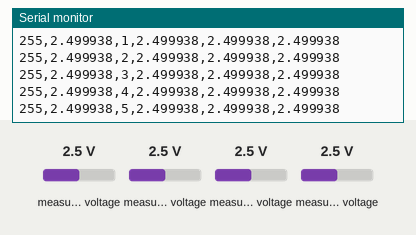
Bench run of a program on a simulated ESP32. On the bench: the last lines printed to the serial monitor. Inputs (shaded band) come from the test bench; at power-on: measured voltage 2.5 V.

Above: at 6.0 s.
6.1 s: measured voltage (sensor 200) set to 0.1 V
At 6.16 s:
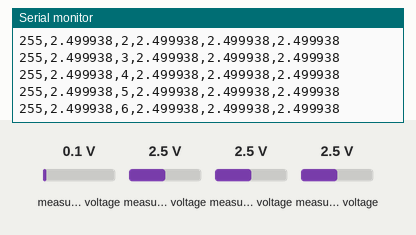
7.6 s: measured voltage (sensor 201) set to 0.1 V
At 7.62 s:
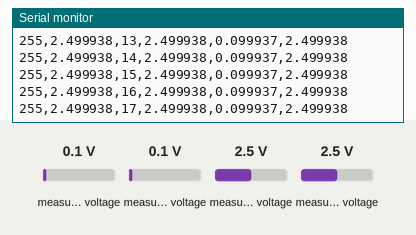
9.1 s: measured voltage (sensor 202) set to 0.1 V
At 9.23 s:
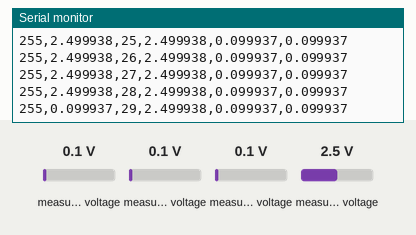
10.6 s: measured voltage (sensor 203) set to 0.1 V
At 10.69 s:
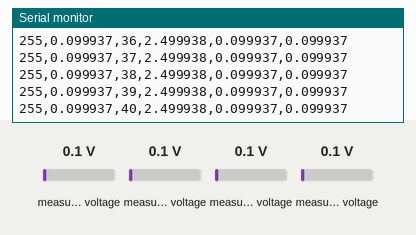
12.1 s: measured voltage (sensor 200) set to 1.2 V
At 12.16 s:
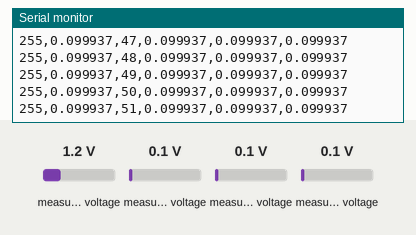
13.6 s: measured voltage (sensor 201) set to 1.2 V
At 13.63 s:
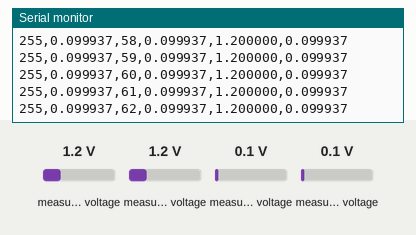
Timing chart, 0 to 16.1 s (numbered marks = the images above; inputs shaded):
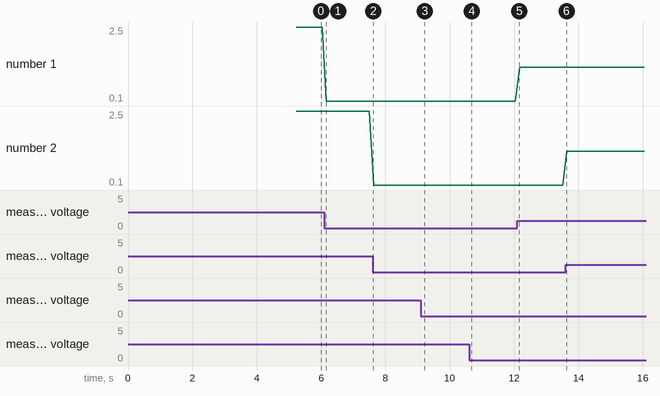

Measured:
- after the input at 9.1 s, the serial monitor: prints a new line at once (image 3)
- plotted number 1: 2.5 → 0.1 after the input at 6.1 s, 0.1 → 1.2 after the input at 12.1 s

The program:

main.cpp
```cpp
#include <Arduino.h>
#include <SPI.h>
#include <ADS1X15.h>


SPIClass *vspi = new SPIClass(VSPI);

#define MASK 0b0011111111110000
#define GAIN_1 0x2000
#define ACTIVE 0x1000

#define INPUT_DAC_CS 17
#define VCC_DAC_CS 16

#define ADC_4_OUTPUT_DAC_VCC_PIN 1
#define ADC_4_OUTPUT_VCC_VCC_PIN 0
#define ADC_4_VCC_PIN 2
#define ADC_4_INPUT_PIN 3

#define MAX_VCC_DAC_VALUE 255
#define MIN_VCC_DAC_VALUE 128

ADS1115 ADS(0x48);
char buffer[248];

void setVoltage(uint8_t cs, uint8_t value)
{
    vspi->beginTransaction(SPISettings(14000000, MSBFIRST, SPI_MODE0));
    digitalWrite(cs, LOW);
    uint16_t data = value << 4;
    data |= ACTIVE;
    data &= MASK;
    vspi->transfer16(data);
    digitalWrite(cs, HIGH);
    vspi->endTransaction();
}

double measureVoltage(uint8_t pin){
    return ADS.readADC(pin) * 0.0001875;
}


void reportMeasurement(int vcc, int input){
    double vOutVcc = measureVoltage(ADC_4_OUTPUT_VCC_VCC_PIN);
    double vOutDac = measureVoltage(ADC_4_OUTPUT_DAC_VCC_PIN);
    double vIn = measureVoltage(ADC_4_INPUT_PIN);
    double vVcc = measureVoltage(ADC_4_VCC_PIN);

    sprintf(buffer, "%d,%lf,%d,%lf,%lf,%lf", vcc, vVcc, input, vIn, vOutVcc, vOutDac);
    Serial.println(buffer);
}

void runInputRamp(int vccS){
    for(int i = 0; i < 256; i++){
        setVoltage(INPUT_DAC_CS, i);
        delay(100);
        reportMeasurement(vccS, i);
    }
}

void runVccRamp(){
    for(int i = MAX_VCC_DAC_VALUE; i >= MIN_VCC_DAC_VALUE; i--){
        setVoltage(VCC_DAC_CS, i);
        delay(100);
        runInputRamp(i);
    }
}


void setup()
{

    Serial.begin(115200);

    pinMode(INPUT_DAC_CS, OUTPUT);
    digitalWrite(INPUT_DAC_CS, HIGH);
    pinMode(VCC_DAC_CS, OUTPUT);
    digitalWrite(VCC_DAC_CS, HIGH);
    vspi->begin();

    ADS.begin();
    ADS.setGain(0);

    setVoltage(INPUT_DAC_CS, 128);
    setVoltage(VCC_DAC_CS, 255);

    delay(5000);

    runVccRamp();
}

void loop()
{

}
```
